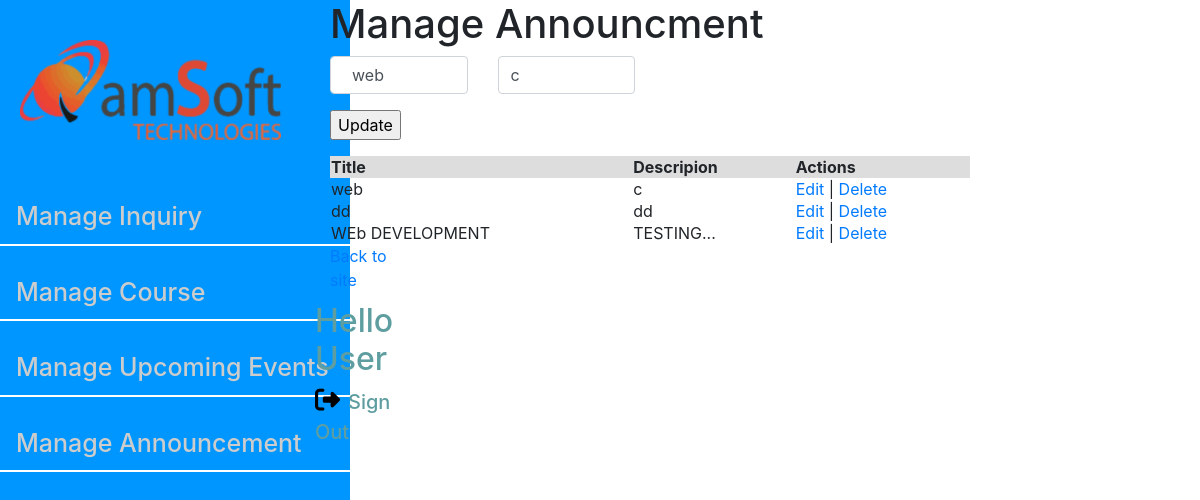
/ManageAnnouncement.php?id=7, run on the app's committed database.
### tables this page shows
CREATE TABLE `announcement` (
  `id` int(11) NOT NULL,
  `title` varchar(255) NOT NULL,
  `description` varchar(2000) NOT NULL
);

### ManageAnnouncement.php (the view, shortened to what this page needs)
<html>
<?php
require_once("dbConnection.php");
$result = mysqli_query($mysqli, "SELECT * FROM announcement ORDER BY id DESC");
?>
<head>
	<link rel="stylesheet" type="text/css" href="./assets/css/back.css">
	<link rel="stylesheet" href="https://cdn.jsdelivr.net/npm/bootstrap@4.4.1/dist/css/bootstrap.min.css">
	<link rel="stylesheet" href="https://cdnjs.cloudflare.com/ajax/libs/font-awesome/6.4.2/css/all.min.css" />
</head>
<body>
<div class="container-fluid">
	<div class="row">
		<div class="col-lg-3">
	<div id="sidebar">
        <div class="logo">
            <img src="./assets/images/main-logo.png" alt="">
        </div>
        <div class="menu-link">
    	<ul>
        <li class="nav-item">
          <a class="nav-link" href="ManageInquiry.php">Manage Inquiry </a>
        </li>
		<li class="nav-item">
          <a class="nav-link" href="ManageCourse.php">Manage Course </a>
        </li>
		<li class="nav-item">
          <a class="nav-link" href="ManageUpcomingevents.php">Manage Upcoming Events </a>
        </li>
        <li class="nav-item">
          <a class="nav-link" href="ManageAnnouncement.php">Manage Announcement </a>
        </li>
		</ul>
    </div>
	</div>
</div>
<?php
    $title = "";
    $description = "";
    if(isset($_GET['id'])){
        $id = $_GET['id'];
    $res = mysqli_query($mysqli, "SELECT * FROM announcement WHERE id = $id ");
    $resultData = mysqli_fetch_assoc($res);
    $description = $resultData['description'];
    $title = $resultData['title'];
    }
    ?>
<div class="col-lg-7">
	<div class="content">
<div class="container">
    <div class="row">
        <div class="col-lg-12 main-manage-course">
<div class="form-manage-course">
             <h1>Manage Announcment</h1>
          <form action="<?php if(isset($_GET['id'])){ echo "editActionannouncement.php";}else{ echo "addannouncment.php";}?>" method="POST" enctype="multipart/form-data">
            <div class="row">
                <div class="col"><input type="hidden" name="id" value="<?php if(isset($_GET['id'])){ echo $_GET['id'];  } ?>">
            <div class="row">
                <div class="col">
            <div class="form-group">
                <input type="text" class="form-control" name="title" id="exampleInputEmail1" aria-describedby="emailHelp" placeholder="Title"  required value = " <?php if(isset($_GET['id'])){ echo $title; } ?>">
            </div>
            </div>
            <div class="col">
            <div class="form-group">
                <input type="text" class="form-control" name="description" id="exampleInputEmail1" aria-describedby="emailHelp" placeholder="Description" required value="<?php if(isset($_GET['id'])){ echo $description;  } ?>">
            </div>
            </div>
            </div>
            </div>
            <div class="col">
             </div>
            </div>
            <input value="<?php if(isset($_GET['id'])){ echo "Update"; }else{ echo "Submit"; }?>" name="<?php if(isset($_GET['id'])){ echo "update"; }else{ echo "submit"; }?>" type="submit" class="landing-form-btn">
        </form>
    </div>
    </div>
    </div>
    <table width=100%' border=0>
		<tr bgcolor='#DDDDDD'>
			<td><strong>Title</strong></td>
			<td><strong>Descripion</strong></td>
            <td><strong>Actions</strong></td>
        </tr>
		 <?php
		while ($res = mysqli_fetch_assoc($result)) {
			 echo "<tr>";
			echo "<td>".$res['title']."</td>";
			echo "<td>".$res['description']."</td>";
            echo "<td><a href=\"ManageAnnouncement.php?id=$res[id]\">Edit</a> |
			<a href=\"deleteAnnouncement.php?id=$res[id]\" onClick=\"return confirm('Are you sure you want to delete?')\">Delete</a></td>";
		}
		?>
	</table>
    </div>
    <?php
include "logoutCode.php";
echo $html;
?>
	</div>
</div>
</body>
</html>

### assets/css/back.css (style rules this page uses)
body { font-family:"Helvetica Neue", Helvetica, Arial; }
.col-lg-3 { padding-left: 0px !important; }
.logo { margin-left: 20px; margin-right: 20px; margin-top: 40px; margin-bottom: 40px; }
#sidebar { background-color: #0096FF !important; width:350px; height: 100vh; position:absolute; top:0px; font-size: 25px; font-weight: 500; }
ul { margin:0px; padding:0px; }
ul li { list-style:none; }
ul li a { color:#ccc; border-bottom:2px solid #fff; display:block; margin-bottom: 20px; padding:10px; text-decoration: none; }
.menu-link { margin-top: 50px; }

### data on the page
announcement: title "web", description "c"
announcement: title "dd", description "dd"
announcement: title "WEb DEVELOPMENT", description "TESTING..."

### other printed values
$username "User"
